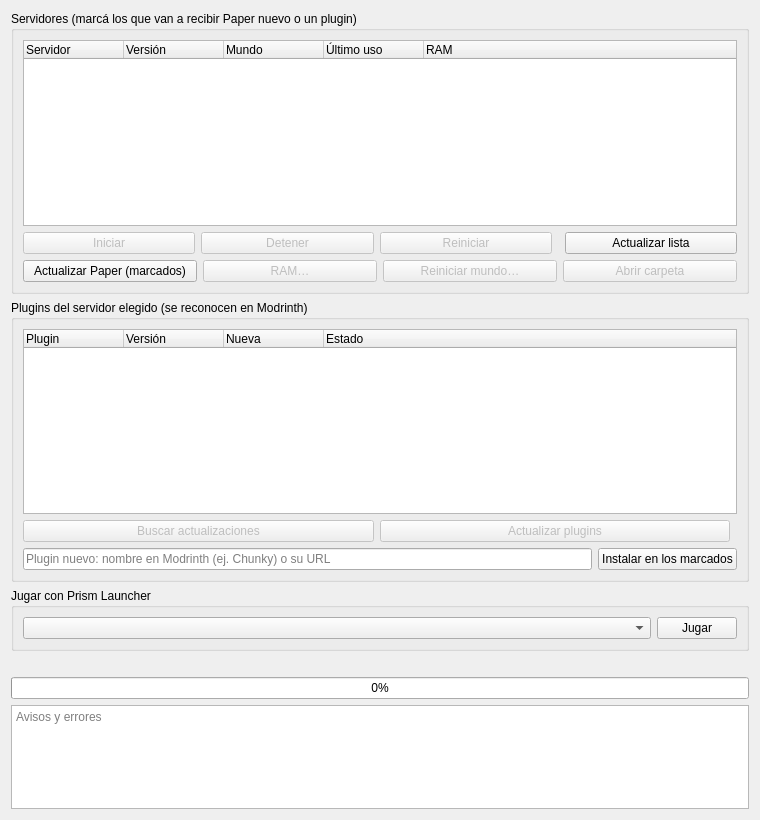
<?xml version="1.0" encoding="UTF-8"?>
<ui version="4.0">
 <class>PaginaMinecraft</class>
 <widget class="QWidget" name="PaginaMinecraft">
  <property name="geometry">
   <rect>
    <x>0</x>
    <y>0</y>
    <width>760</width>
    <height>820</height>
   </rect>
  </property>
  <property name="windowTitle">
   <string>Panel de Minecraft</string>
  </property>
  <layout class="QVBoxLayout" name="layoutPrincipal">
   <item>
    <widget class="QGroupBox" name="grupoServidores">
     <property name="title">
      <string>Servidores (marcá los que van a recibir Paper nuevo o un plugin)</string>
     </property>
     <layout class="QVBoxLayout" name="layoutServidores">
      <item>
       <widget class="QTreeWidget" name="arbolServidores">
        <property name="rootIsDecorated">
         <bool>false</bool>
        </property>
        <property name="uniformRowHeights">
         <bool>true</bool>
        </property>
        <property name="alternatingRowColors">
         <bool>true</bool>
        </property>
        <column>
         <property name="text">
          <string>Servidor</string>
         </property>
        </column>
        <column>
         <property name="text">
          <string>Versión</string>
         </property>
        </column>
        <column>
         <property name="text">
          <string>Mundo</string>
         </property>
        </column>
        <column>
         <property name="text">
          <string>Último uso</string>
         </property>
        </column>
        <column>
         <property name="text">
          <string>RAM</string>
         </property>
        </column>
       </widget>
      </item>
      <item>
       <layout class="QHBoxLayout" name="layoutAccionesServidor">
        <item>
         <widget class="QPushButton" name="botonIniciar">
          <property name="primario" stdset="0">
           <bool>true</bool>
          </property>
          <property name="enabled">
           <bool>false</bool>
          </property>
          <property name="text">
           <string>Iniciar</string>
          </property>
          <property name="icon">
           <iconset theme="media-playback-start"/>
          </property>
         </widget>
        </item>
        <item>
         <widget class="QPushButton" name="botonDetener">
          <property name="peligro" stdset="0">
           <bool>true</bool>
          </property>
          <property name="enabled">
           <bool>false</bool>
          </property>
          <property name="text">
           <string>Detener</string>
          </property>
          <property name="toolTip">
           <string>Lo apaga guardando los mundos</string>
          </property>
          <property name="icon">
           <iconset theme="media-playback-stop"/>
          </property>
         </widget>
        </item>
        <item>
         <widget class="QPushButton" name="botonReiniciar">
          <property name="enabled">
           <bool>false</bool>
          </property>
          <property name="text">
           <string>Reiniciar</string>
          </property>
          <property name="icon">
           <iconset theme="view-refresh"/>
          </property>
         </widget>
        </item>
        <item>
         <spacer name="espacioServidores">
          <property name="orientation">
           <enum>Qt::Orientation::Horizontal</enum>
          </property>
         </spacer>
        </item>
        <item>
         <widget class="QPushButton" name="botonActualizarLista">
          <property name="text">
           <string>Actualizar lista</string>
          </property>
         </widget>
        </item>
       </layout>
      </item>
      <item>
       <layout class="QHBoxLayout" name="layoutAccionesServidor2">
        <item>
         <widget class="QPushButton" name="botonPaper">
          <property name="text">
           <string>Actualizar Paper (marcados)</string>
          </property>
          <property name="toolTip">
           <string>Baja la última compilación estable de Paper de la versión de cada servidor marcado (los encendidos no se tocan)</string>
          </property>
         </widget>
        </item>
        <item>
         <widget class="QPushButton" name="botonRam">
          <property name="enabled">
           <bool>false</bool>
          </property>
          <property name="text">
           <string>RAM…</string>
          </property>
         </widget>
        </item>
        <item>
         <widget class="QPushButton" name="botonReiniciarMundo">
          <property name="peligro" stdset="0">
           <bool>true</bool>
          </property>
          <property name="enabled">
           <bool>false</bool>
          </property>
          <property name="text">
           <string>Reiniciar mundo…</string>
          </property>
          <property name="toolTip">
           <string>Guarda el mundo en Respaldos y lo borra: al iniciarlo se crea uno nuevo</string>
          </property>
         </widget>
        </item>
        <item>
         <widget class="QPushButton" name="botonCarpeta">
          <property name="enabled">
           <bool>false</bool>
          </property>
          <property name="text">
           <string>Abrir carpeta</string>
          </property>
          <property name="icon">
           <iconset theme="folder-open"/>
          </property>
         </widget>
        </item>
       </layout>
      </item>
     </layout>
    </widget>
   </item>
   <item>
    <widget class="QGroupBox" name="grupoPlugins">
     <property name="title">
      <string>Plugins del servidor elegido (se reconocen en Modrinth)</string>
     </property>
     <layout class="QVBoxLayout" name="layoutPlugins">
      <item>
       <widget class="QTreeWidget" name="arbolPlugins">
        <property name="rootIsDecorated">
         <bool>false</bool>
        </property>
        <property name="uniformRowHeights">
         <bool>true</bool>
        </property>
        <property name="selectionMode">
         <enum>QAbstractItemView::SelectionMode::NoSelection</enum>
        </property>
        <column>
         <property name="text">
          <string>Plugin</string>
         </property>
        </column>
        <column>
         <property name="text">
          <string>Versión</string>
         </property>
        </column>
        <column>
         <property name="text">
          <string>Nueva</string>
         </property>
        </column>
        <column>
         <property name="text">
          <string>Estado</string>
         </property>
        </column>
       </widget>
      </item>
      <item>
       <layout class="QHBoxLayout" name="layoutAccionesPlugins">
        <item>
         <widget class="QPushButton" name="botonBuscarPlugins">
          <property name="enabled">
           <bool>false</bool>
          </property>
          <property name="text">
           <string>Buscar actualizaciones</string>
          </property>
         </widget>
        </item>
        <item>
         <widget class="QPushButton" name="botonActualizarPlugins">
          <property name="enabled">
           <bool>false</bool>
          </property>
          <property name="text">
           <string>Actualizar plugins</string>
          </property>
          <property name="toolTip">
           <string>Pone la versión nueva de los que la tienen (los anteriores quedan en Respaldos)</string>
          </property>
         </widget>
        </item>
        <item>
         <spacer name="espacioPlugins">
          <property name="orientation">
           <enum>Qt::Orientation::Horizontal</enum>
          </property>
         </spacer>
        </item>
       </layout>
      </item>
      <item>
       <layout class="QHBoxLayout" name="layoutPlugin">
        <item>
         <widget class="QLineEdit" name="editPlugin">
          <property name="placeholderText">
           <string>Plugin nuevo: nombre en Modrinth (ej. Chunky) o su URL</string>
          </property>
         </widget>
        </item>
        <item>
         <widget class="QPushButton" name="botonPlugin">
          <property name="text">
           <string>Instalar en los marcados</string>
          </property>
         </widget>
        </item>
       </layout>
      </item>
     </layout>
    </widget>
   </item>
   <item>
    <widget class="QGroupBox" name="grupoPrism">
     <property name="title">
      <string>Jugar con Prism Launcher</string>
     </property>
     <layout class="QHBoxLayout" name="layoutPrism">
      <item>
       <widget class="QComboBox" name="comboInstancia">
        <property name="sizePolicy">
         <sizepolicy hsizetype="Expanding" vsizetype="Fixed">
          <horstretch>0</horstretch>
          <verstretch>0</verstretch>
         </sizepolicy>
        </property>
       </widget>
      </item>
      <item>
       <widget class="QPushButton" name="botonJugar">
        <property name="text">
         <string>Jugar</string>
        </property>
        <property name="icon">
         <iconset theme="input-gaming"/>
        </property>
       </widget>
      </item>
     </layout>
    </widget>
   </item>
   <item>
    <widget class="QLabel" name="etiquetaEstado">
     <property name="text">
      <string/>
     </property>
     <property name="wordWrap">
      <bool>true</bool>
     </property>
    </widget>
   </item>
   <item>
    <widget class="QProgressBar" name="barraProgreso">
     <property name="value">
      <number>0</number>
     </property>
    </widget>
   </item>
   <item>
    <widget class="QPlainTextEdit" name="registro">
     <property name="maximumSize">
      <size>
       <width>16777215</width>
       <height>110</height>
      </size>
     </property>
     <property name="readOnly">
      <bool>true</bool>
     </property>
     <property name="placeholderText">
      <string>Avisos y errores</string>
     </property>
    </widget>
   </item>
  </layout>
 </widget>
 <resources/>
 <connections/>
</ui>
